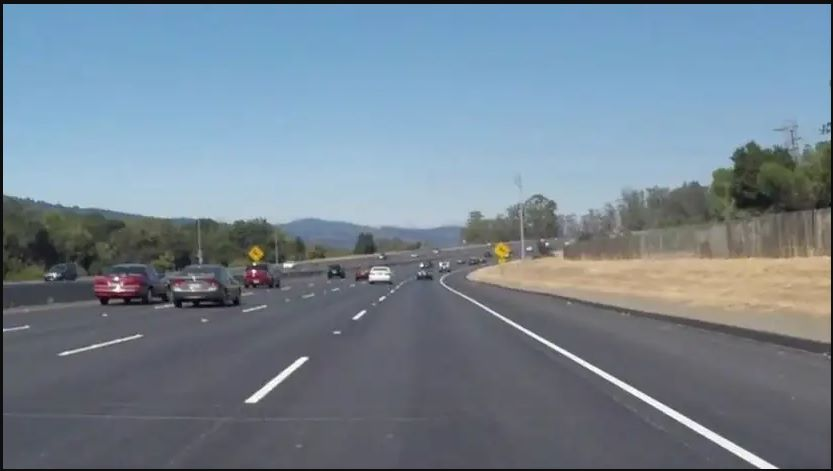
#> input picture yol.jpg, 833 x 471 px
$ python 'çizgiizleme.py'
#> lines starting #> are read from the running program, lines starting #| are printed output that depends on the picture; after the words box and inside, x2 and y2 are one past the last pixel; in counts of white or black regions, pixels touching at a corner belong together
import cv2
from matplotlib import pyplot as plt
import numpy as np

img=cv2.imread("yol.jpg")
#> img is the input picture: shape (471, 833, 3); mean B, G, R 145.4, 132, 116.3

#once yoldaki beyaz seyleri gosterdik
gray_img=cv2.cvtColor(img,cv2.COLOR_BGR2GRAY)
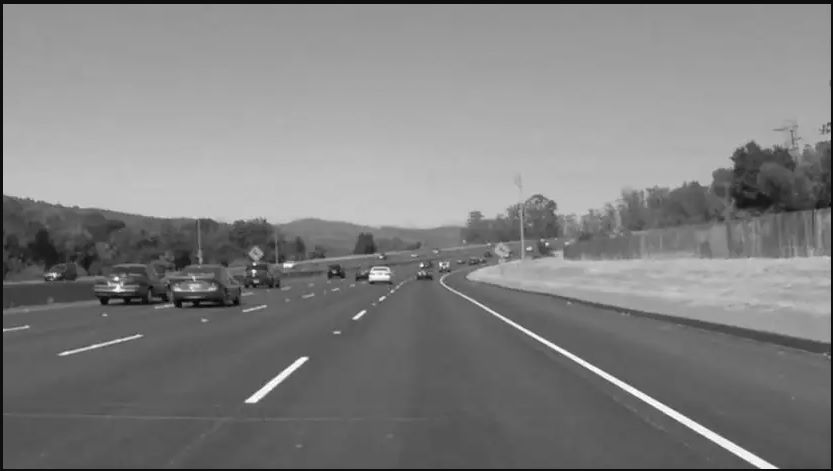
#> gray_img: shape (471, 833); min 1, max 255, mean 128.8

(thresh,output2)=cv2.threshold(gray_img,220,255,cv2.THRESH_BINARY)
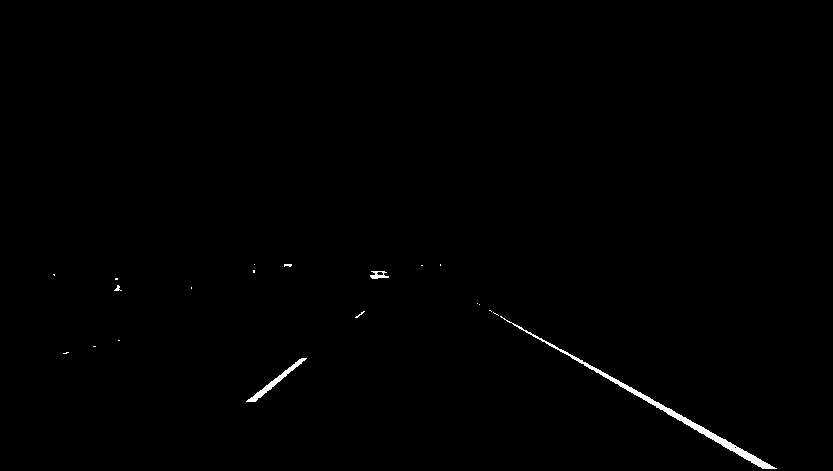
#> output2: shape (471, 833); 0.49% white; 20 white regions (16 under 20 px), largest, box (x1, y1, x2, y2) and area: (500, 316, 777, 469) 1383, (246, 358, 307, 402) 352, (370, 271, 389, 279) 89, (114, 285, 122, 291) 23
output2=cv2.GaussianBlur(output2,(5,5),3)
output2=cv2.Canny(output2,180,255)
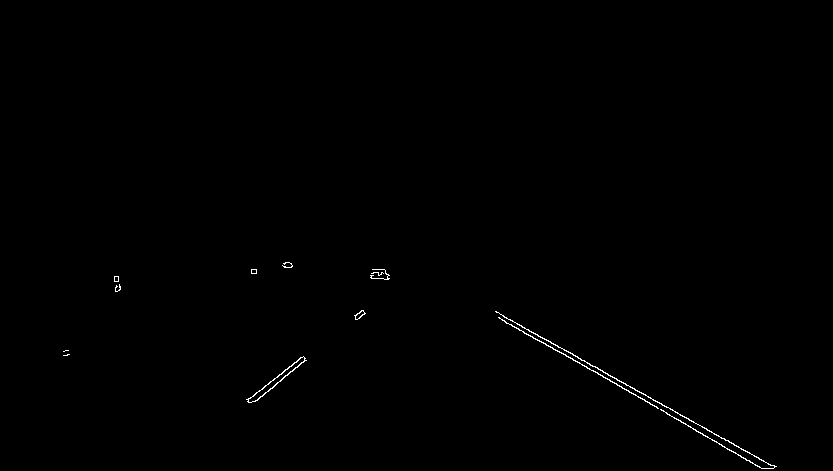
#> output2: shape (471, 833); 0.31% white in thin lines or dots, all inside (x1, y1, x2, y2) = (63, 262, 777, 469)
cv2.imshow("2",output2)

#maske olusturma
mask=np.zeros_like(output2)
vertices=np.array([[(100,500),(200,350),(520,250),(920,525)]],np.int32)
cv2.fillPoly(mask,vertices,255)
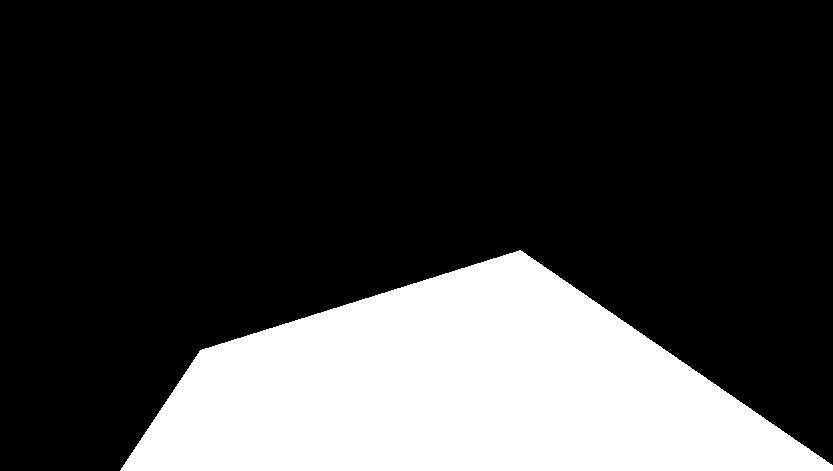
#> mask: shape (471, 833); 24.2% white; 1 white region, box (x1, y1, x2, y2) and area: (120, 250, 833, 471) 95026
plt.imshow(mask,cmap="gray")
plt.show()

#maske ile resmi birlestirdik
masked=cv2.bitwise_and(output2,mask)
#> masked: shape (471, 833); 0.27% white in thin lines or dots, all inside (x1, y1, x2, y2) = (246, 310, 777, 469)
plt.imshow(masked,cmap="gray")
plt.show()
lines=cv2.HoughLinesP(masked,1,np.pi/180,30)
#> lines = 47 rows, first 6: [602, 371, 627, 385], [592, 370, 658, 408], [642, 399, 642, 399], [754, 464, 757, 466], [584, 360, 585, 361], [506, 317, 507, 318]

#bunu yola uyguladik
for line in lines:
    x1,y1,x2,y2=line[0]
    cv2.line(img,(x1,y1),(x2,y2),(0,255,0),4)
#> this loop made 47 passes
#> (x1, y1, x2, y2) on passes 1 to 12: (602, 371, 627, 385), (592, 370, 658, 408), (642, 399, 642, 399), (754, 464, 757, 466), (584, 360, 585, 361), (506, 317, 507, 318), (583, 360, 584, 361), (524, 327, 525, 328), (594, 366, 603, 371), (552, 348, 555, 350), (721, 437, 764, 461), (535, 338, 551, 347)
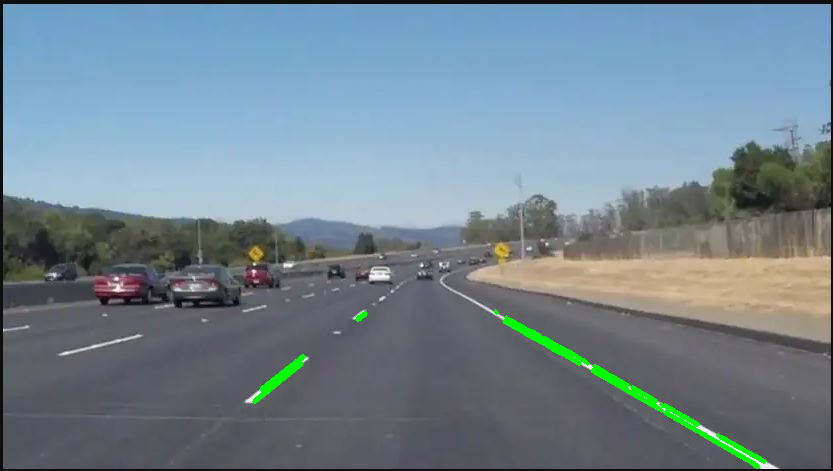
#> img: shape (471, 833, 3); 0.84% of pixels changed, all inside (x1, y1, x2, y2) = (252, 309, 767, 469)
cv2.imshow("son_img",img)
#once yoldaki beyaz seyleri gosterdik
#ona gore make olusturduk
#maske ile resmi birlestirdik
#bunu yola uyguladik
